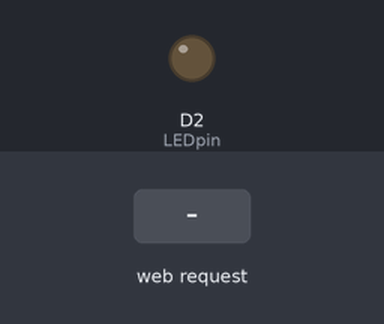
Recording of a sketch running on a simulated ESP8266 (NodeMCU). On the bench: output pins drawn as LEDs (lit = HIGH). Inputs (shaded band) come from the test bench. What the sketch prints to the serial monitor is not drawn.

Above: at 1.3 s.
1.4 s: HTTP request GET /ledon received
At 2.4 s:
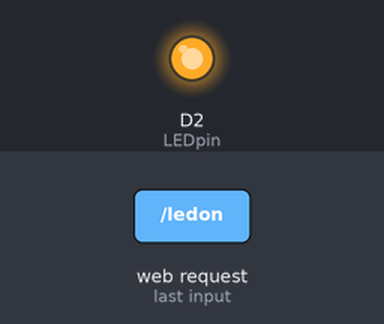
2.9 s: HTTP request GET / received
At 3.6 s:
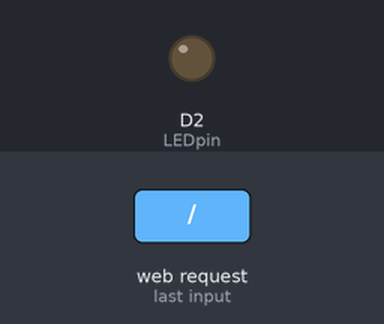
Timing chart, 0 to 5.9 s (numbered marks = the images above; inputs shaded):
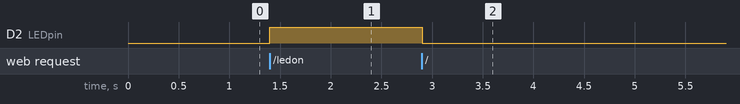

The sketch:

server-code-AP.ino
```cpp
#include <ESP8266WiFi.h>
#include <ESP8266WebServer.h>

/* Put your SSID & Password */
const char* ssid = "NodeMCU";  // Enter SSID here
const char* password = "12345678";  //Enter Password here

/* Put IP Address details */
IPAddress local_ip(10,143,147,13);
IPAddress gateway(10,143,147,13);
IPAddress subnet(255,255,255,0);

ESP8266WebServer server(80);

uint8_t LEDpin = D2;
bool LEDstatus = LOW;

void setup() {
  Serial.begin(9600);
  pinMode(LEDpin, OUTPUT);

  WiFi.softAP(ssid, password);
  WiFi.softAPConfig(local_ip, gateway, subnet);
  delay(100);

  server.on("/", handle_OnConnect);
  server.on("/ledon", handle_ledon);
  server.on("/ledoff", handle_ledoff);
  server.onNotFound(handle_NotFound);

  server.begin();
  Serial.println("HTTP server started");
}
void loop() {
  server.handleClient();
  if(LEDstatus)
  digitalWrite(LEDpin, HIGH);
  else
  digitalWrite(LEDpin, LOW);
}

void handle_OnConnect() {
  LEDstatus = LOW;
  server.send(200, "text/html", SendHTML(false));
}

void handle_ledon() {
  LEDstatus = HIGH;
  server.send(200, "text/html", SendHTML(true));
}

void handle_ledoff() {
  LEDstatus = LOW;
  server.send(200, "text/html", SendHTML(false));
}

void handle_NotFound(){
  server.send(404, "text/plain", "Not found");
}

String SendHTML(uint8_t led){
  String ptr = "<!DOCTYPE html>\n";
  ptr +="<html>\n";
  ptr +="<head>\n";
  ptr +="<title>LED Control</title>\n";
  ptr +="</head>\n";
  ptr +="<body>\n";
  ptr +="<h1>LED</h1>\n";
  ptr +="<p>Click to switch LED on and off.</p>\n";
  ptr +="<form method=\"get\">\n";
  if(led)
  ptr +="<input type=\"button\" value=\"LED OFF\" onclick=\"window.location.href='/ledoff'\">\n";
  else
  ptr +="<input type=\"button\" value=\"LED ON\" onclick=\"window.location.href='/ledon'\">\n";
  ptr +="</form>\n";
  ptr +="</body>\n";
  ptr +="</html>\n";
  return ptr;
}
```

Measured:
- after the input at 1.4 s, D2 (LEDpin): LOW → HIGH at once
- after the input at 2.9 s, D2 (LEDpin): HIGH → LOW at once
